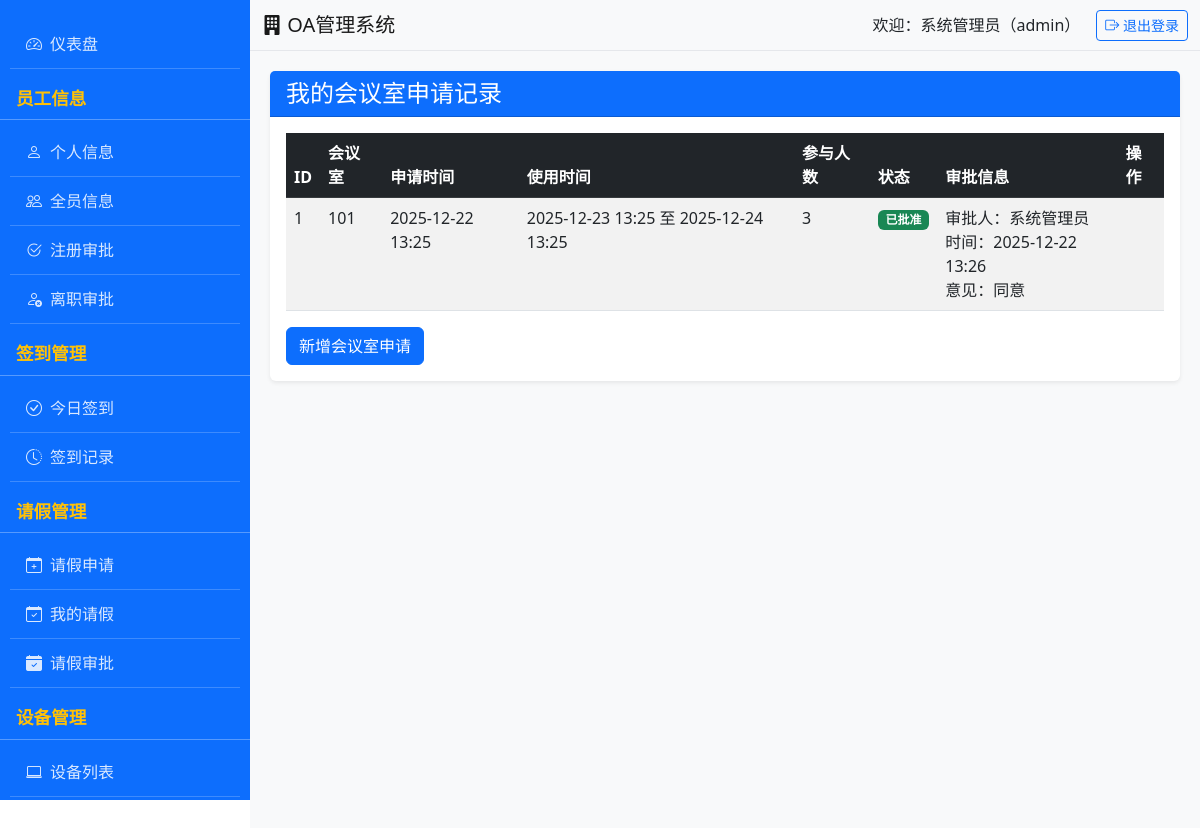
The page /meeting/my_meeting (signed in) on the database its author committed.
### app.py (models this page shows)
class User(db.Model):
    __tablename__ = 'user'
    id = db.Column(db.Integer, primary_key=True)
    username = db.Column(db.String(50), unique=True, nullable=False)
    password = db.Column(db.String(50), nullable=False)
    role = db.Column(db.String(20), nullable=False)  # admin/manager/employee
    department = db.Column(db.String(50), nullable=False)
    real_name = db.Column(db.String(50), nullable=False)
    status = db.Column(db.String(20), default='正在审批')
    resignation_reason = db.Column(db.String(200))  # 离职原因
    resignation_status = db.Column(db.String(20), default='未申请')  # 未申请/待审批/已批准/已拒绝
    expected_resign_date = db.Column(db.Date)  # 预计离职日期
    approval_comment = db.Column(db.String(500))  # 审批意见
    employee_info = db.relationship('EmployeeInfo', backref='user', uselist=False, cascade="all, delete-orphan")
    checkins = db.relationship('CheckIn', backref='user', lazy='dynamic', cascade="all, delete-orphan")
    leaves_as_applicant = db.relationship(
        'Leave',
        backref='applicant',
        lazy='dynamic',
        foreign_keys='Leave.user_id',
        cascade="all, delete-orphan"
    )
    leaves_as_approver = db.relationship(
        'Leave',
        backref='approver',
        lazy='dynamic',
        foreign_keys='Leave.approver_id'
    )
    equipments_borrowed = db.relationship('Equipment', backref='borrower', lazy='dynamic')
    meeting_applies_as_applicant = db.relationship(
        'MeetingApply',
        backref='meeting_applicant',
        lazy='dynamic',
        foreign_keys='MeetingApply.user_id',
        cascade="all, delete-orphan",
        overlaps="applicant,my_meeting_applies"  # 修正重叠参数
    )
    meeting_applies_as_approver = db.relationship(
        'MeetingApply',
        backref='meeting_approver',
        lazy='dynamic',
        foreign_keys='MeetingApply.approver_id',
        overlaps="approver,approved_meetings"  # 修正重叠参数
    )

class MeetingApply(db.Model):
    id = db.Column(db.Integer, primary_key=True)
    room_id = db.Column(db.Integer, db.ForeignKey('meeting_room.id'))
    user_id = db.Column(db.Integer, db.ForeignKey('user.id'))
    approver_id = db.Column(db.Integer, db.ForeignKey('user.id'))
    start_time = db.Column(db.DateTime, nullable=False)
    end_time = db.Column(db.DateTime, nullable=False)
    reason = db.Column(db.String(500))
    status = db.Column(db.String(20), default='待审批')
    apply_time = db.Column(db.DateTime, default=datetime.now)
    approve_remark = db.Column(db.String(500))
    approve_time = db.Column(db.DateTime)
    participants = db.Column(db.Integer)
    applicant = db.relationship(
        'User',
        foreign_keys=[user_id],
        overlaps="meeting_applies_as_applicant,meeting_applicant"
    )
    approver = db.relationship(
        'User',
        foreign_keys=[approver_id],
        overlaps="meeting_applies_as_approver,meeting_approver"
    )

class MeetingRoom(db.Model):
    __tablename__ = 'meeting_room'
    id = db.Column(db.Integer, primary_key=True)
    room_no = db.Column(db.String(20), unique=True, nullable=False)
    capacity = db.Column(db.Integer, nullable=False)
    status = db.Column(db.String(20), nullable=False, default='空闲')  # 空闲/已预约
    applies = db.relationship(
        'MeetingApply',
        backref='meeting_room',
        lazy='dynamic',
        cascade="all, delete-orphan",
        overlaps="meeting_applies,room"  # 解决重叠警告
    )

### app.py (the view)
@app.route('/meeting/my_meeting')
@login_required
def my_meeting():
    user_id = session.get('user_id')
    applies = MeetingApply.query.filter_by(user_id=user_id).order_by(MeetingApply.start_time.desc()).all()
    for apply in applies:
        apply.room_name = apply.meeting_room.room_no if apply.meeting_room else '未知'
        if apply.approver_id:
            approver = User.query.get(apply.approver_id)
            apply.approver_name = approver.real_name if approver else '未知'
        else:
            apply.approver_name = '未审批'
    return render_template('meeting/my_meeting.html', applies=applies)

### app.py (called while the page is built)
def login_required(f):
    @wraps(f)
    def decorated_function(*args, **kwargs):
        if 'user_id' not in session:
            flash('请先登录！', 'warning')
            return redirect(url_for('login'))
        return f(*args, **kwargs)
    return decorated_function

### templates/meeting/my_meeting.html (shortened to what this page needs)
{% extends 'base.html' %}
{% block content %}
<div class="card">
    <div class="card-header bg-primary text-white">
        <h4 class="mb-0">我的会议室申请记录</h4>
    </div>
    <div class="card-body">
        <div class="table-responsive">
            <table class="table table-striped table-hover">
                <thead class="table-dark">
                    <tr>
                        <th>ID</th>
                        <th>会议室</th>
                        <th>申请时间</th>
                        <th>使用时间</th>
                        <th>参与人数</th>
                        <th>状态</th>
                        <th>审批信息</th>
                        <th>操作</th>
                    </tr>
                </thead>
                <tbody>
                    {% for apply in applies %}
                    <tr>
                        <td>{{ apply.id }}</td>
                        <td>{{ apply.meeting_room.room_no }}</td>
                        <td>{{ apply.apply_time.strftime('%Y-%m-%d %H:%M') }}</td>
                        <td>{{ apply.start_time.strftime('%Y-%m-%d %H:%M') }} 至 {{ apply.end_time.strftime('%Y-%m-%d %H:%M') }}</td>
                        <td>{{ apply.participants }}</td>
                        <td>
                            <span class="badge
                                {% if apply.status == '待审批' %}bg-info
                                {% elif apply.status == '已批准' %}bg-success
                                {% elif apply.status == '已拒绝' %}bg-danger
                                {% else %}bg-secondary{% endif %}">
                                {{ apply.status }}
                            </span>
                        </td>
                        <td>
                            {% if apply.status in ['已批准', '已拒绝'] %}
                                <div>审批人：{{ apply.approver.real_name or '未知' }}</div>
                                <div>时间：{{ apply.approve_time.strftime('%Y-%m-%d %H:%M') if apply.approve_time else '-' }}</div>
                                {% if apply.approve_remark %}
                                <div>意见：{{ apply.approve_remark }}</div>
                                {% endif %}
                            {% else %}
                                -
                            {% endif %}
                        </td>
                        <td>
                        </td>
                    </tr>
                    {% else %}
                    <tr>
                        <td colspan="8" class="text-center text-muted">暂无会议室申请记录</td>
                    </tr>
                    {% endfor %}
                </tbody>
            </table>
        </div>
        <a href="{{ url_for('meeting_apply') }}" class="btn btn-primary">新增会议室申请</a>
    </div>
</div>
{% endblock %}

### templates/base.html (shortened to what this page needs)
<!DOCTYPE html>
<html lang="zh-CN">
<head>
    <link href="https://cdn.staticfile.org/twitter-bootstrap/5.2.3/css/bootstrap.min.css" rel="stylesheet">
    <link href="https://cdn.staticfile.org/bootstrap-icons/1.10.5/font/bootstrap-icons.css" rel="stylesheet">
</head>
<body>
    <nav class="navbar navbar-light bg-light navbar-top py-2">
        <div class="container-fluid">
            <span class="navbar-brand mb-0 h1">
                <i class="bi bi-building-fill"></i> OA管理系统
            </span>
            {% if session.user_id %}
            <div class="d-flex align-items-center">
                <span class="me-3">欢迎：{{ session.real_name }}（{{ session.role }}）</span>
                <a href="{{ url_for('logout') }}" class="btn btn-outline-primary btn-sm">
                    <i class="bi bi-box-arrow-right"></i> 退出登录
                </a>
            </div>
            {% endif %}
        </div>
    </nav>
    <div class="sidebar">
        <div class="sidebar-content">
            <ul class="nav flex-column">
                {% if session.user_id %}
                    <li class="nav-item">
                        <a class="nav-link {% if request.endpoint == 'dashboard' %}active{% endif %}"
                           href="{{ url_for('dashboard') }}">
                            <i class="bi bi-speedometer2 me-2"></i>仪表盘
                        </a>
                    </li>
                    <li class="nav-header">员工信息</li>
                    <li class="nav-item">
                        <a class="nav-link {% if request.endpoint == 'employee_info' %}active{% endif %}"
                           href="{{ url_for('employee_info') }}">
                            <i class="bi bi-person me-2"></i>个人信息
                        </a>
                    </li>
                    {% if session.role in ['admin', 'manager'] %}
                    <li class="nav-item">
                        <a class="nav-link {% if request.endpoint == 'all_employee_info' %}active{% endif %}"
                           href="{{ url_for('all_employee_info') }}">
                            <i class="bi bi-people me-2"></i>全员信息
                        </a>
                    </li>
                    {% endif %}
                    {% if session.role == 'admin' %}
                    <li class="nav-item">
                        <a class="nav-link {% if request.endpoint == 'employee_approve' %}active{% endif %}"
                           href="{{ url_for('employee_approve') }}">
                            <i class="bi bi-check2-circle me-2"></i>注册审批
                        </a>
                    </li>
                    {% endif %}
                    {% if session.role == 'admin' %}
                    <li class="nav-item">
                        <a class="nav-link {% if request.endpoint == 'resign_approve' %}active{% endif %}"
                            href="{{ url_for('resign_approve') }}">
                            <i class="bi bi-person-x me-2"></i>离职审批
                        </a>
                    </li>
                    {% endif %}
                    <li class="nav-header">签到管理</li>
                    <li class="nav-item">
                        <a class="nav-link {% if request.endpoint == 'checkin' %}active{% endif %}"
                           href="{{ url_for('checkin') }}">
                            <i class="bi bi-check-circle me-2"></i>今日签到
                        </a>
                    </li>
                    <li class="nav-item">
                        <a class="nav-link {% if request.endpoint == 'checkin_record' %}active{% endif %}"
                           href="{{ url_for('checkin_record') }}">
                            <i class="bi bi-clock-history me-2"></i>签到记录
                        </a>
                    </li>
                    <li class="nav-header">请假管理</li>
                    <li class="nav-item">
                        <a class="nav-link {% if request.endpoint == 'leave_apply' %}active{% endif %}"
                           href="{{ url_for('leave_apply') }}">
                            <i class="bi bi-calendar-plus me-2"></i>请假申请
                        </a>
                    </li>
                    <li class="nav-item">
                        <a class="nav-link {% if request.endpoint == 'my_leave' %}active{% endif %}"
                           href="{{ url_for('my_leave') }}">
                            <i class="bi bi-calendar-check me-2"></i>我的请假
                        </a>
                    </li>
                    {% if session.role in ['admin', 'manager'] %}
                    <li class="nav-item">
                        <a class="nav-link {% if request.endpoint == 'leave_approve' %}active{% endif %}"
                           href="{{ url_for('leave_approve') }}">
                            <i class="bi bi-calendar-check-fill me-2"></i>请假审批
                        </a>
                    </li>
                    {% endif %}
                    <li class="nav-header">设备管理</li>
                    <li class="nav-item">
                        <a class="nav-link {% if request.endpoint == 'equipment_list' %}active{% endif %}"
                           href="{{ url_for('equipment_list') }}">
                            <i class="bi bi-laptop me-2"></i>设备列表
                        </a>
                    </li>
                    <li class="nav-item">
                        <a class="nav-link {% if request.endpoint == 'equipment_borrow' %}active{% endif %}"
                           href="{{ url_for('equipment_borrow') }}">
                        </a>
                    </li>
                {% endif %}
            </ul>
        </div>
    </div>
    <div class="main-content">
        {% block content %}{% endblock %}
    </div>
</body>
</html>

### templates/base.html (style rules this page uses)
.sidebar { height: 100vh; background-color: #0d6efd; color: white; padding-top: 20px; position: fixed; top: 0; left: 0; width: 250px; overflow-y: auto; z-index: 100; }
.sidebar .nav-link { color: rgba(255, 255, 255, 0.85); padding: 0.75rem 1rem; border-radius: 0; transition: all 0.2s ease; }
.sidebar .nav-item { border-bottom: 1px solid rgba(255, 255, 255, 0.2); margin: 0 10px; }
.sidebar .nav-header { padding: 1rem; font-weight: bold; text-transform: uppercase; font-size: 1.1rem; color: #ffc107; margin-bottom: 0.5rem; border-bottom: 1px solid rgba(255, 255, 255, 0.3); padding-bottom: 0.5rem; }
.main-content { margin-left: 250px; padding: 20px; min-height: 100vh; background-color: #f8f9fa; }
.navbar-top { margin-left: 250px; border-bottom: 1px solid #e5e7eb; background-color: white; z-index: 99; }
.card { box-shadow: 0 0.125rem 0.25rem rgba(0, 0, 0, 0.075); border: none; margin-bottom: 20px; }
.card-header { background-color: #0d6efd; color: white; }

### rows shown on the page
User: real_name "系统管理员"
MeetingApply: id "1", meeting_room.room_no "101", apply_time "2025-12-22 13:25", start_time "2025-12-23 13:25", end_time "2025-12-24 13:25", participants "3", status "已批准", approver "系统管理员", approve_time "2025-12-22 13:26", approve_remark "同意"

### other values the page prints
{{ session.role }} "admin"
